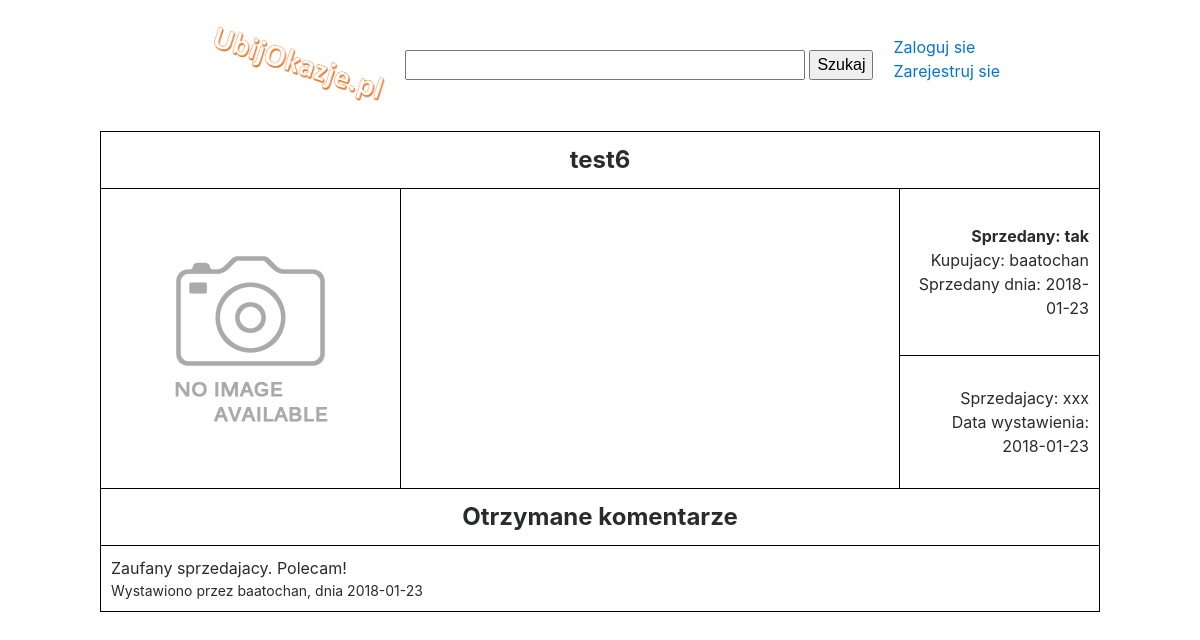
The app's page /item.php?id=12 with its own data.
### tables this page shows
CREATE TABLE IF NOT EXISTS `orderedproduct` (
  `Id` int(11) NOT NULL AUTO_INCREMENT,
  `ProductId` int(11) NOT NULL,
  `UserId` int(11) NOT NULL,
  `dateOfOrder` date NOT NULL,
  `isPaid` tinyint(1) NOT NULL,
  PRIMARY KEY (`Id`),
  UNIQUE KEY `Id` (`Id`)
);

CREATE TABLE IF NOT EXISTS `product` (
  `Id` int(11) NOT NULL AUTO_INCREMENT,
  `Name` varchar(69) NOT NULL,
  `Photo` varchar(420) DEFAULT NULL,
  `Description` varchar(2137) DEFAULT NULL,
  `Date` date NOT NULL,
  `Value` double NOT NULL,
  `Rating` int(11) NOT NULL,
  `SellerId` int(11) NOT NULL,
  PRIMARY KEY (`Id`),
  UNIQUE KEY `Id` (`Id`)
);

CREATE TABLE IF NOT EXISTS `user` (
  `Id` int(11) NOT NULL AUTO_INCREMENT,
  `AddressId` int(11) NOT NULL,
  `FirstName` varchar(50) NOT NULL,
  `LastName` varchar(50) NOT NULL,
  `Username` varchar(50) NOT NULL,
  `Email` varchar(100) NOT NULL,
  `SaltyPassword` varchar(100) NOT NULL,
  `Salt` varchar(6) NOT NULL,
  PRIMARY KEY (`Id`),
  UNIQUE KEY `Id` (`Id`)
);

CREATE TABLE IF NOT EXISTS `comment` (
  `Id` int(11) NOT NULL AUTO_INCREMENT,
  `UserId` int(11) NOT NULL,
  `Text` varchar(2000) NOT NULL,
  `Date` date NOT NULL,
  `authorId` int(11) NOT NULL,
  PRIMARY KEY (`Id`),
  UNIQUE KEY `Id` (`Id`)
);

### item.php (the view, shortened to what this page needs)
<?php
include('db-connection.php');
$productId = $_GET['id'];
if (!$dbconnection->connect_errno) {
	$sql1 = "SELECT p.Date as Date, p.Value as Value, p.Name as Name, p.Id AS ProductId, u.Id as SellerId, p.Rating as Rating, p.Description as Description, p.Photo AS Photo, op.Id as OrderId, u.Username AS Username FROM `product` p LEFT JOIN `orderedproduct` op on op.ProductId = p.Id JOIN `user` u on p.sellerId=u.Id  WHERE p.Id = '$productId';";
	if ($result = $dbconnection->query($sql1)) {
		$row = $result->fetch_assoc();
		if ($row['Photo'] != null) {
			$photo = $row['Photo'];
		} else {
			$photo = "img/defaultProductImg.png";
		}
		$sellerId = $row['SellerId'];
	}
}
?>
<!DOCTYPE html>
<html lang="pl">
<head>
	<link href="imports/bootstrap.min.css" rel="stylesheet">
	<link href="css/main.css" rel="stylesheet">
	<link href="css/item.css" rel="stylesheet">
</head>
<body>
<div id="searchHeader">
	<div style="float: left"><a href="index.php"><img src="img/logo.png" alt="logo" id="logoHeader"></a></div>
	<?php
	if (isset($_SESSION['user_login_status']) && $_SESSION['user_login_status'] == 1) {
		echo '
        <div id="userLinks" style="float: right; margin-left: 20px; margin-top: 35px;">
            <p><a href="user.php">Moje konto</a></p>
            <p><a href="logout.php">Wyloguj sie</a></p>
        </div>
        ';
	} else {
		echo '
        <div id="logLink" style="float: right; margin-left: 20px; margin-top: 35px;">
            <p><a href="login.php">Zaloguj sie</a></p>
            <p><a href="register.php">Zarejestruj sie</a></p>
        </div>
        ';
	}
	?>
	<div style="float: right; padding-top: 50px">
		<form method="get" action="search.php">
			<input name="query" id="searchBarHeader" type="text">
			<button id="searchButtonHeader">Szukaj</button>
		</form>
	</div>
</div>
<table>
	<tr><th colspan="3"><?php echo $row['Name'] ?></th></tr>
    <tr>
        <td id="productPhoto" rowspan="2"><img src="<?php echo $photo ?>"></td>
        <td id="productDescription" rowspan="2"><?php echo $row['Description'] ?></td>
        <td id="buyLink">
            <?php
            if ($row['OrderId'] == null) {
                echo '<p>Stan: '.$row['Rating'].'</p>';
                echo '<p>Cena: '.$row['Value'].'zl</p>';
                echo '<p><a href="buy.php?id='.$row['ProductId'].'">Kup teraz</a></p>';
                echo '<p><a href="addToDesired.php?id='.$row['ProductId'].'">Dodaj do obserwowanych</a></p>';
            } else {
				$sql2 = "SELECT  op.dateOfOrder as dateOfOrder, op.isPaid as isPaid, u.username as username from `orderedproduct` op JOIN `user` u on u.Id = op.userId where op.Id = '".$row['OrderId']."';";
				if ($result2 = $dbconnection->query($sql2)) {
					$row2 = $result2->fetch_assoc();
					echo "<p style='font-weight: bold'>Sprzedany: tak</p>";
					echo "<p>Kupujacy: ".$row2['username']."</p>";
					echo "<p>Sprzedany dnia: ".$row2['dateOfOrder']."</p>";
				}
            }
            ?>
        </td>
    </tr>
    <tr>
        <td id="sellerInfo">
            <p>Sprzedajacy: <?php echo $row['Username'] ?></p>
            <p>Data wystawienia: <?php echo $row['Date'] ?></p>
        </td>
    </tr>
    <tr><th colspan="3">Otrzymane komentarze</th></tr>
    <?php
	if (!$dbconnection->connect_errno) {
		$sql4 = "SELECT * FROM `comment` c JOIN `user` u on u.Id=c.AuthorId WHERE c.UserId = '$sellerId';";
		if ($result = $dbconnection->query($sql4)) {
			while($row = $result->fetch_assoc()) {
				echo "<tr><td colspan='3' class='comment'>";
                    echo "<p>".$row['Text']."</p>";
				    echo "<p style='font-size: 14px;'>Wystawiono przez ".$row['Username'].", dnia ".$row['Date']."</p>";
				echo "</td></tr>";
			}
		}
	}
    ?>
</table>

### css/main.css (style rules this page uses)
body { width: 1000px; margin: 0 auto; position: relative; }
p { margin: 0; }
#logoHeader { width: 200px; }
#searchHeader { padding: 0 100px; }
#searchBarHeader { width: 400px; }
table, td, th, tr { border: 1px solid black; padding: 10px; }

### css/item.css (style rules this page uses)
#productPhoto { width: 300px; height: 300px; text-align: center; }
#productDescription, .comment { padding: 10px; }
#buyLink, #sellerInfo { padding: 10px; width: 200px; text-align: right; }
table { width: 100%; }
th { text-align: center; font-size: 24px; }

### records on screen
orderedproduct: ProductId.Name "test6", UserId.Username "baatochan", dateOfOrder "2018-01-23", user.Username "xxx", ProductId.Date "2018-01-23"
comment: Text "Zaufany sprzedajacy. Polecam!", authorId.Username "baatochan", Date "2018-01-23"
